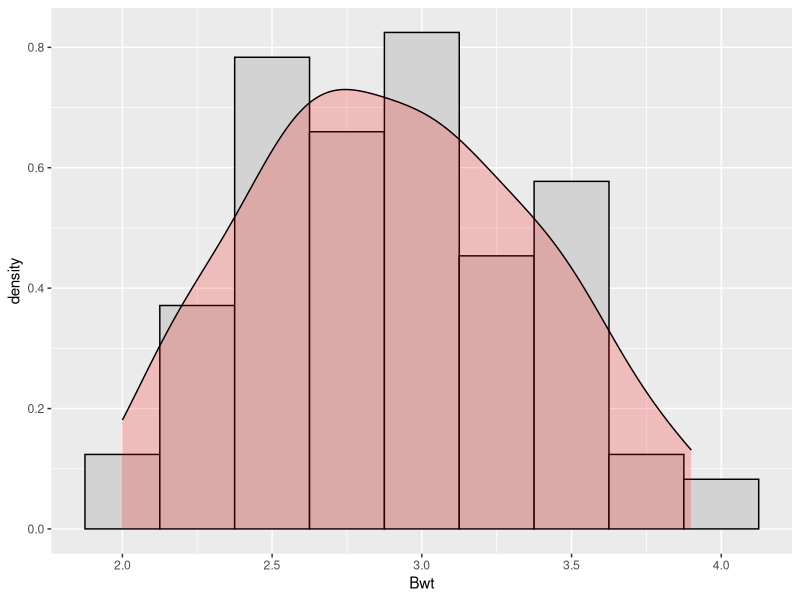
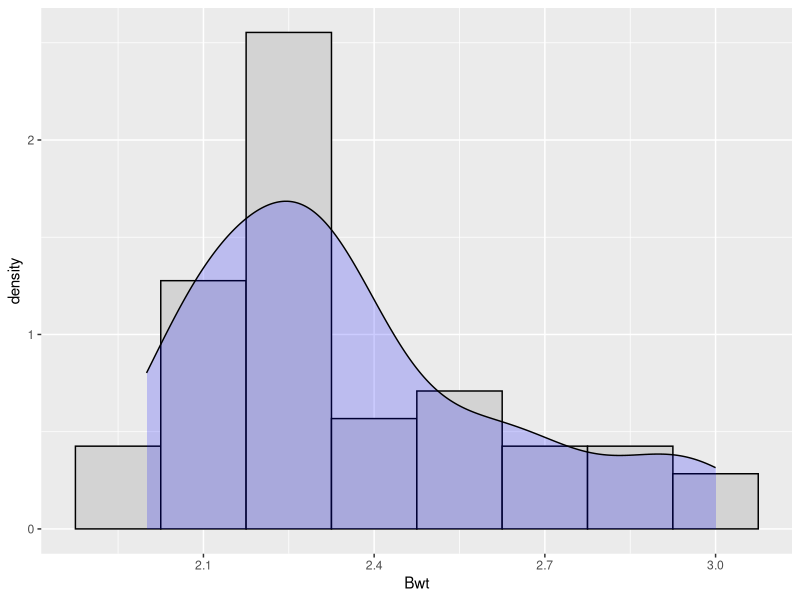

The R source for these figures, in order:
## ---- chunk 1
knitr::opts_chunk$set(echo = TRUE)
library(MASS) #Loading the package MASS
library(datasets)
library(dplyr)
library(ggpubr)
## ---- chunk 2
?cats
View(cats)
male <- subset(cats, subset=(cats$Sex=="M")) # used subset function to get separate vectors for male and female cat body weight
female <- subset(cats, subset=(cats$Sex=="F"))

ggplot(male,aes(x=Bwt)) +
    geom_histogram(aes(y=..density..),binwidth=0.25,colour="black", fill="light grey") +
        geom_density(alpha=.2, fill="red")
ggplot(female,aes(x=Bwt)) +
    geom_histogram(aes(y=..density..),binwidth=0.15,colour="black", fill="light grey") +
        geom_density(alpha=.2, fill="blue")

male_sample <- sample(male, size = 29, replace = TRUE) #Taking sample of 29 values so that n<30 to satisfy our t test constraints
female_sample <- sample(female, size = 29, replace = TRUE)

## ---- chunk 3
ftest_unpaired = var.test(male$Bwt, female$Bwt, paired=FALSE)
ftest_unpaired
## ---- chunk 4
ttest_unpaired = t.test(male$Bwt, female$Bwt,
                        var.equal = FALSE,
                        paired = FALSE)
ttest_unpaired
## ---- chunk 5

MASS::bacteria
?bacteria
View(bacteria)

active <- subset(bacteria, subset=(bacteria$ap=="a")) # taking subset with the presence of the drug either in low or high dose, i.e. drug or drug+

placebo <- subset(bacteria, subset=(bacteria$ap=="p"))

active

count_active <- nrow(active) # count of rows with the drug present
count_active

placebo

count_placebo <- nrow(placebo) # count of rows with the drug absent
count_placebo

p_active <- sum(active$y == "n") #TRUE is interpreted as 1 and FALSE as 0, this returns the number of TRUE values in our vector, thereby giving the count of wherever the bacteria is absent in case of active
p_active

p_placebo <- sum(placebo$y == "n") #Returns count of rows wherever bacteria is absent in case of placebo
p_placebo

31/124 # proportion of children without bacteria while being treated with drug 
12/96  # proportion of children without bacteria while being given placebo

## ---- chunk 6
?prop.test
## ---- chunk 7
tproportions = prop.test(x = c(p_active, p_placebo), n = c(count_active, count_placebo),
                         alternative = "greater")
tproportions
